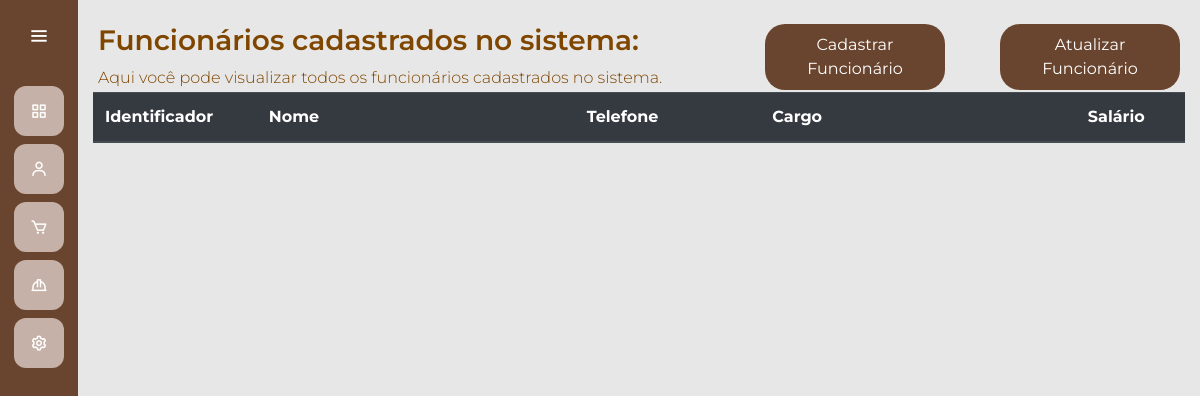
Before: /gerenciamento/funcionarios/ with the older database file.
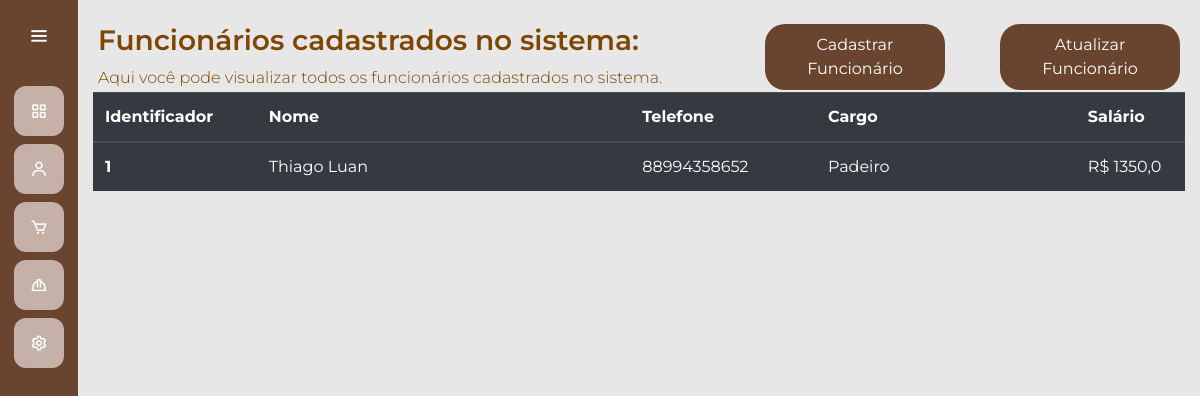
After: the same page with the newer database file.
### gerenciamento/models.py (models this page shows, shortened)
class Funcionario(models.Model):
    id_funcionario = models.AutoField(primary_key=True)
    nome_funcionario = models.CharField(max_length=255)
    telefone_funcionario = models.CharField(max_length=20)
    cargo = models.CharField(max_length=255)
    salario = models.FloatField()

### gerenciamento/views.py (the view)
# urls.py: path('funcionarios/', views.funcionarios, name='funcionarios'),
def funcionarios(request):
    funcionarios_list = Funcionario.objects.all()
    return render(request, 'funcionarios.html', {'funcionarios': funcionarios_list})

### gerenciamento/templates/funcionarios.html (shortened to what this page needs)
{% extends "gerente.html" %}
{% load static %}
{% block 'head' %}
    <link rel="stylesheet" href="{% static 'usuarios/css/telaprincipal.css' %}">
    <link rel="stylesheet" href="{% static 'gerenciamento/css/gerenciamento.css' %}">
{% endblock %}
{% block 'dashboard' %}
<body>
    <br>
    <div class="main-navbar">
        <div class="titulo-funcionarios">
            <h3 class="titulo-funcionario">Funcionários cadastrados no sistema:</h3>
            <p class="subtitulo-funcionario">Aqui você pode visualizar todos os funcionários cadastrados no sistema.</p>
        </div>
        <div class="botoes">
            <div class="add-funcionario" name="addfuncionario">
                <button onclick="exibir_funcionario('1')" class="add-btn">Cadastrar Funcionário</button>
            </div>
            <div class="att-funcionario" name="attfuncionario">
                <button onclick="exibir_funcionario('2')" class="add-btn">Atualizar Funcionário</button>
            </div>
        </div>
    </div>
    <div class="funcionarios">
        <div class="container-fluid distanciamento-cliente">
            <table class="table table-dark">
                <thead>
                    <tr>
                        <th class="id" scope="col">Identificador</th>
                        <th class="nome" scope="col">Nome</th>
                        <th class="telefone" scope="col">Telefone</th>
                        <th class="cargo" scope="col">Cargo</th>
                        <th class="salario" scope="col">Salário</th>
                    </tr>
                </thead>
                <tbody>
                    {% for funcionario in funcionarios %}
                        <tr>
                            <th>{{ funcionario.id_funcionario }}</th>
                            <td>{{ funcionario.nome_funcionario }}</td>
                            <td>{{ funcionario.telefone_funcionario }}</td>
                            <td>{{ funcionario.cargo }}</td>
                            <td>R$ {{ funcionario.salario }}</td>
                        </tr>
                    {% endfor %}
                </tbody>
            </table>
        </div>
    </div>
</body>
{% endblock %}

Changed rows visible on the page:
added Funcionario: id_funcionario "1", nome_funcionario "Thiago Luan", telefone_funcionario "88994358652", cargo "Padeiro", salario "1350,0"
